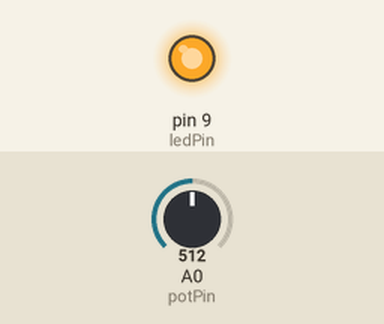
A sketch run on a simulated Arduino Uno, built with avr-gcc and run on an emulated ATmega328P. Shown: output pins drawn as LEDs (lit = HIGH). The test bench sets the inputs (shaded band); at power-on: A0 (potPin) = 512.

Above: at 1.2 s.
1.3 s: A0 (potPin) set to 716
At 1.9 s:
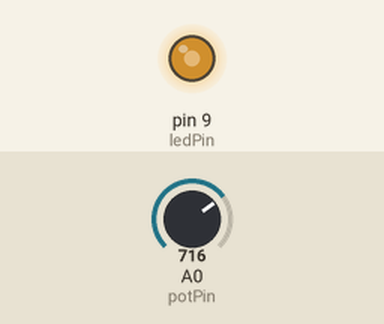
2.8 s: A0 (potPin) set to 900
At 3.1 s:
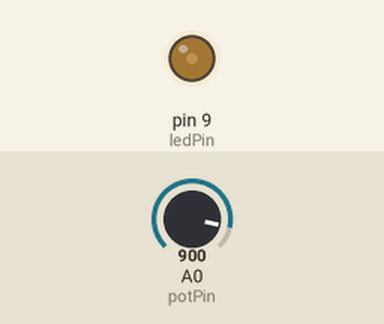
4.3 s: A0 (potPin) set to 1023
At 5.4 s:
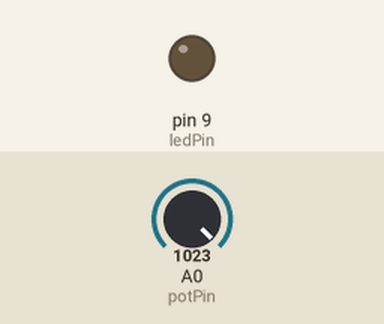
5.8 s: A0 (potPin) set to 1011
At 6.4 s:
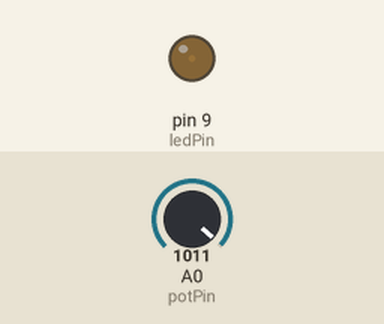
7.3 s: A0 (potPin) set to 511
At 7.6 s:
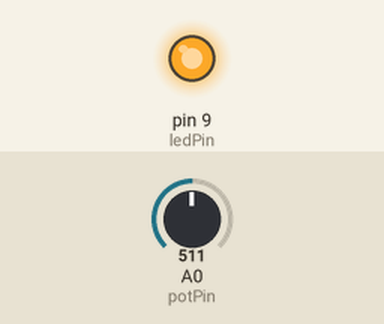
Timing chart, 0 to 9.8 s (numbered marks = the images above; inputs shaded):
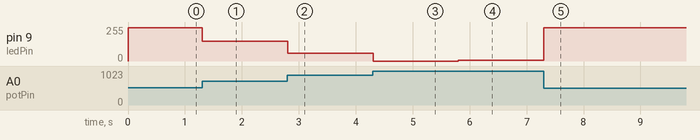

Measured:
- after the input at 1.3 s, pin 9 (ledPin): 250/255 → 150/255 at once
- after the input at 2.8 s, pin 9 (ledPin): 150/255 → 60/255 at once
- after the input at 4.3 s, pin 9 (ledPin): 60/255 → 0/255 at once
- after the input at 5.8 s, pin 9 (ledPin): 0/255 → 6/255 at once
- after the input at 7.3 s, pin 9 (ledPin): 6/255 → 250/255 at once

The sketch:

serialRecieveAnalogOutLed.ino
```cpp
int potPin = 0;
int ledPin = 9;
void setup() {
  // put your setup code here, to run once:
  pinMode(potPin,INPUT);
  pinMode(ledPin, OUTPUT);
}

void loop() {
  // put your main code here, to run repeatedly:
  int val = analogRead(potPin);

  int ledVal = map(val,500,1023,255,0);
  analogWrite(ledPin,ledVal);
  delay(5);
}
```
